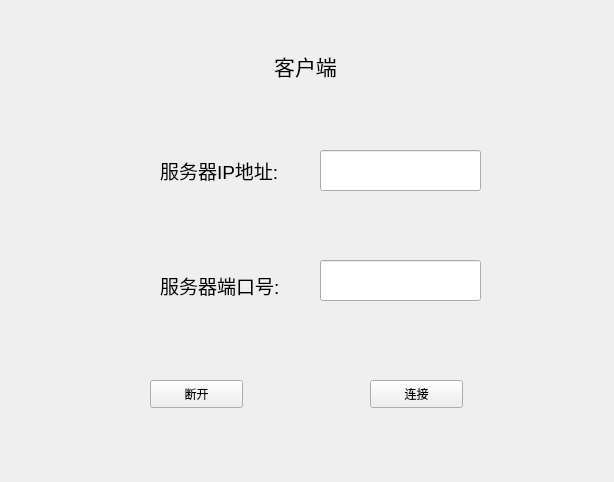
<?xml version="1.0" encoding="UTF-8"?>
<ui version="4.0">
 <class>Widget</class>
 <widget class="QWidget" name="Widget">
  <property name="geometry">
   <rect>
    <x>0</x>
    <y>0</y>
    <width>614</width>
    <height>482</height>
   </rect>
  </property>
  <property name="windowTitle">
   <string>Widget</string>
  </property>
  <widget class="QLabel" name="label">
   <property name="geometry">
    <rect>
     <x>260</x>
     <y>50</y>
     <width>91</width>
     <height>31</height>
    </rect>
   </property>
   <property name="text">
    <string>&lt;html&gt;&lt;head/&gt;&lt;body&gt;&lt;p align=&quot;center&quot;&gt;&lt;span style=&quot; font-size:16pt;&quot;&gt;客户端&lt;/span&gt;&lt;/p&gt;&lt;/body&gt;&lt;/html&gt;</string>
   </property>
  </widget>
  <widget class="QLabel" name="label_2">
   <property name="geometry">
    <rect>
     <x>160</x>
     <y>150</y>
     <width>151</width>
     <height>41</height>
    </rect>
   </property>
   <property name="text">
    <string>&lt;html&gt;&lt;head/&gt;&lt;body&gt;&lt;p&gt;&lt;span style=&quot; font-size:14pt;&quot;&gt;服务器IP地址:&lt;/span&gt;&lt;/p&gt;&lt;/body&gt;&lt;/html&gt;</string>
   </property>
  </widget>
  <widget class="QLabel" name="label_3">
   <property name="geometry">
    <rect>
     <x>160</x>
     <y>270</y>
     <width>151</width>
     <height>31</height>
    </rect>
   </property>
   <property name="text">
    <string>&lt;html&gt;&lt;head/&gt;&lt;body&gt;&lt;p&gt;&lt;span style=&quot; font-size:14pt;&quot;&gt;服务器端口号:&lt;/span&gt;&lt;/p&gt;&lt;/body&gt;&lt;/html&gt;</string>
   </property>
  </widget>
  <widget class="QLineEdit" name="ipLineEdit">
   <property name="geometry">
    <rect>
     <x>320</x>
     <y>150</y>
     <width>161</width>
     <height>41</height>
    </rect>
   </property>
  </widget>
  <widget class="QLineEdit" name="portLineEdit">
   <property name="geometry">
    <rect>
     <x>320</x>
     <y>260</y>
     <width>161</width>
     <height>41</height>
    </rect>
   </property>
  </widget>
  <widget class="QPushButton" name="cancelButton">
   <property name="geometry">
    <rect>
     <x>150</x>
     <y>380</y>
     <width>93</width>
     <height>28</height>
    </rect>
   </property>
   <property name="text">
    <string>断开</string>
   </property>
  </widget>
  <widget class="QPushButton" name="connectButton">
   <property name="geometry">
    <rect>
     <x>370</x>
     <y>380</y>
     <width>93</width>
     <height>28</height>
    </rect>
   </property>
   <property name="text">
    <string>连接</string>
   </property>
  </widget>
 </widget>
 <resources/>
 <connections/>
</ui>
